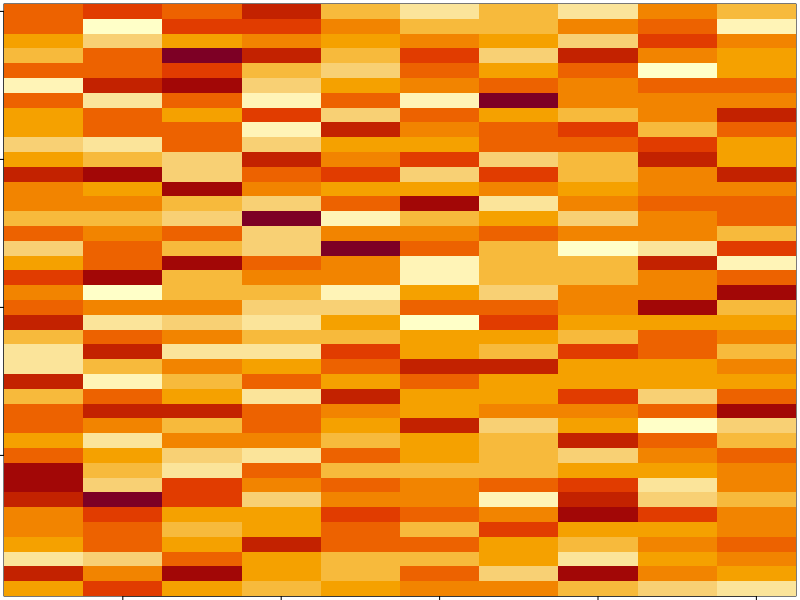
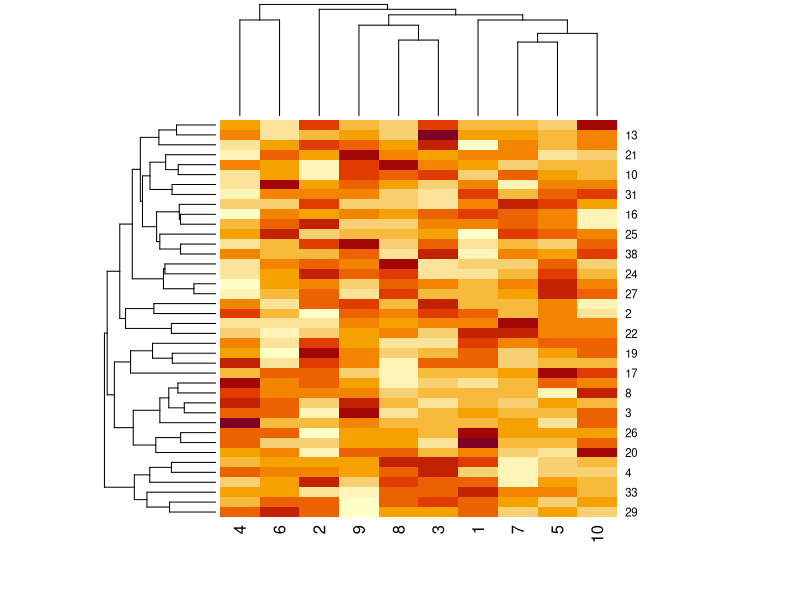
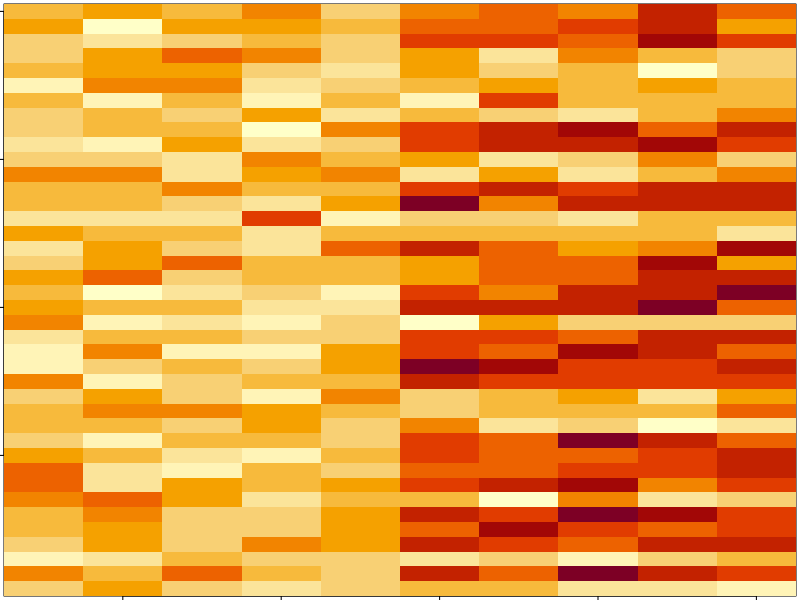
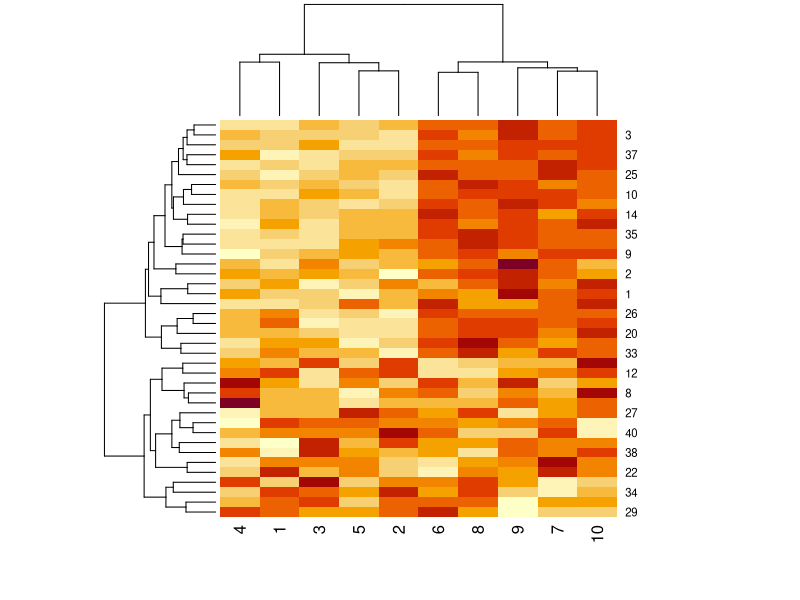
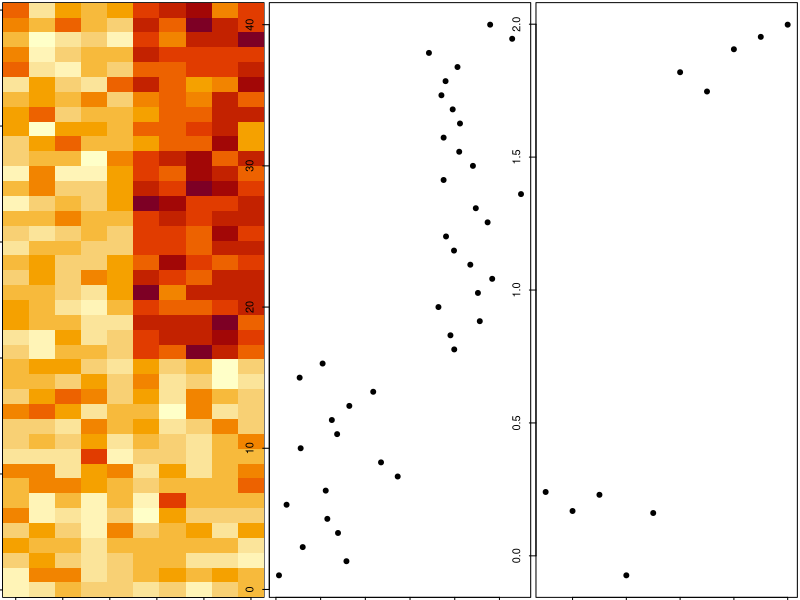
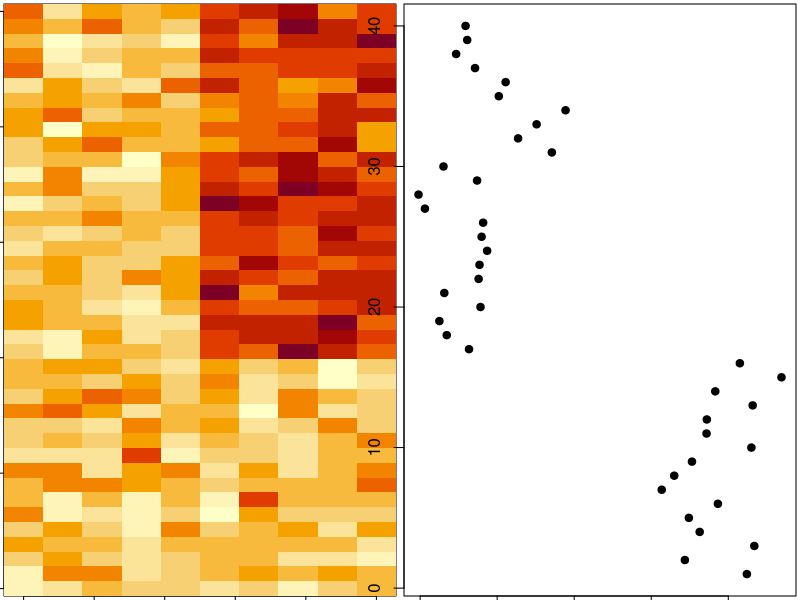
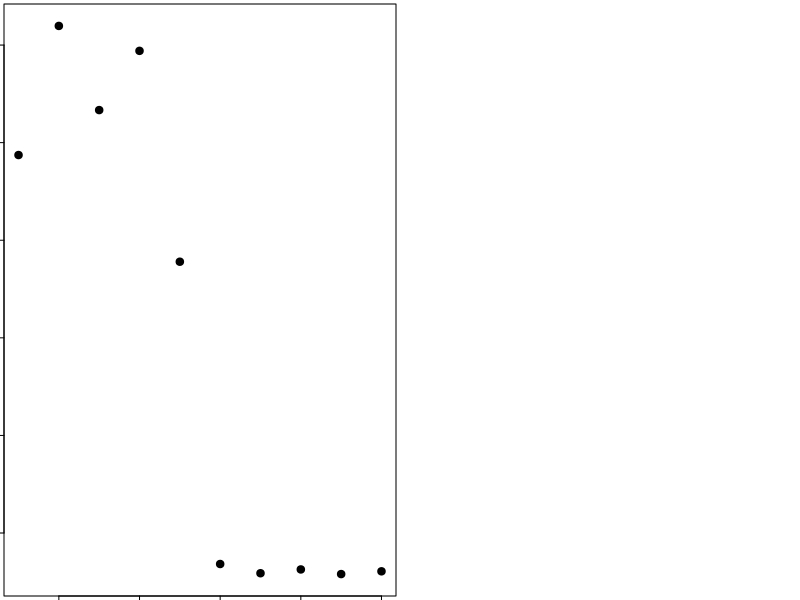
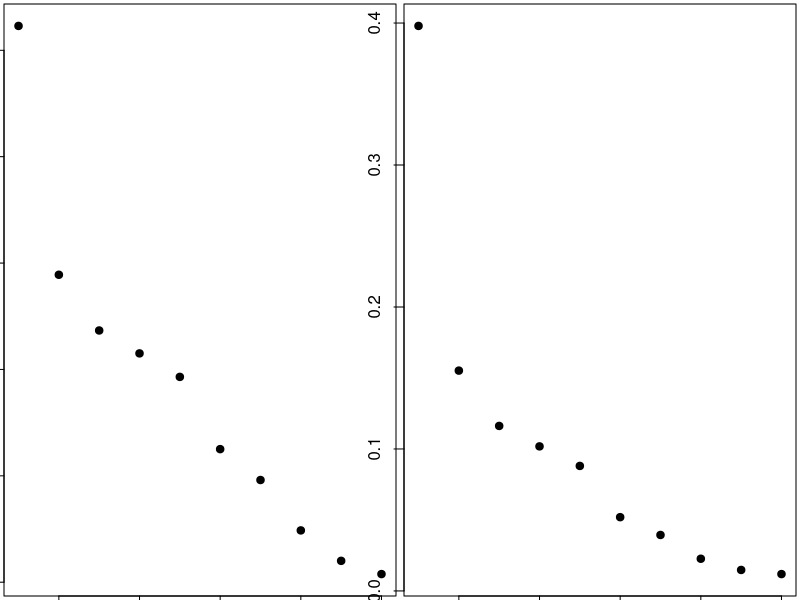

These figures' R source, in order:
set.seed(12345)
par(mar=rep(0.2,4))
dataMatrix<-matrix(rnorm(400), nrow= 40)
image(1:10, 1:40, t(dataMatrix)[, nrow(dataMatrix):1])
heatmap(dataMatrix)

#we add a pattern to the data
set.seed(678910)
for (i in 1:40) {
  #flip a coin 
  coinFlip<- rbinom(1, size =1, prob=0.5)
  #if coin is head add a common pattern to that row
  if (coinFlip) {
    dataMatrix[i, ] <- dataMatrix[i, ] + rep(c(0,3), each =5)
  }
}
par(mar=rep(0.2,4))
image(1:10, 1:40, t(dataMatrix)[, nrow(dataMatrix):1])
heatmap(dataMatrix)

hh<- hclust(dist(dataMatrix))
dataMatrixOrdered <- dataMatrix[hh$order, ]
par(mfrow = c(1,3))
image(t(dataMatrixOrdered)[, nrow(dataMatrixOrdered):1])
plot(rowMeans(dataMatrixOrdered), 40:1, xlab="Row mean",ylab= "Row",pch=19)
plot(colMeans(dataMatrixOrdered), xlab="Column",ylab="Column Mean", pch =19)

##Singular value decomposition
svd1 <- svd(scale(dataMatrixOrdered))
par(mfrow =c(1,2))
image(t(dataMatrixOrdered)[, nrow(dataMatrixOrdered):1])
plot(svd1$u[,1],40:1,,xlab="Row",ylab="frist left signular vector", pch=19)
plot(svd1$v[,1],xlab="Column",ylab="First right singular vector",pch=19)
par(mfrow =c(1,2))
plot(svd1$d,xlab="Column", ylab="Singular value",pch=19)
plot(svd1$d^2/sum(svd1$d^2),xlab="Column", ylab="prop. of variance explained",pch=19)
